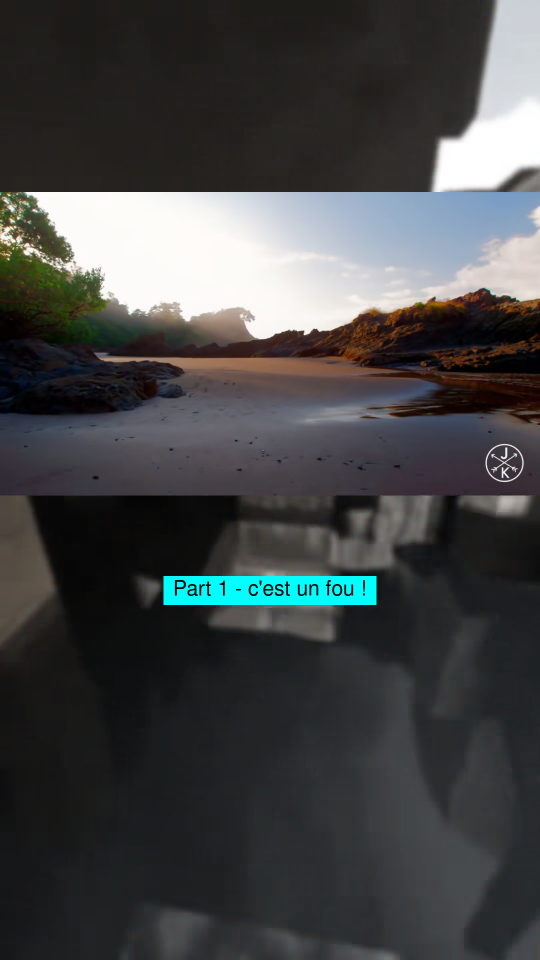
#> input picture sources/vlcsnap-2023-08-19-05h15m28s561.png, 1080 x 1920 px (shown at 1/2 size)
$ python -i Template.py   (imports and definitions only)
#> lines starting #> are read from the running program, lines starting #| are printed output that depends on the picture
#> further down, picture is the input picture: shape (1920, 1080, 3); mean B, G, R 70, 69.6, 67.8
import os
import random
from moviepy.editor import CompositeVideoClip, VideoFileClip, VideoClip, TextClip, clips_array, ColorClip
from moviepy.editor import *
from moviepy.config import change_settings
import scipy.ndimage
import shutil
import numpy as np
import sys
import cv2
import textwrap

# [1 line not run here, left out]
# Set the dimensions for a TikTok video (vertical orientation)
width = 1080 # width remains constant
height = 1920  # height for 9:16 aspect ratio
time_clip = 65
background_color = [220, 220, 220]
max_line_length = 24
fontsize = 64

# [18 lines left out: function background_txt_color, not called in this run]


# Define a custom blur function (box blur)
def blur(image):
    """ Returns a blurred (radius=2 pixels) version of the image with preserved color """
    blurred_red = scipy.ndimage.gaussian_filter(image[:, :, 0].astype(float), sigma=2)
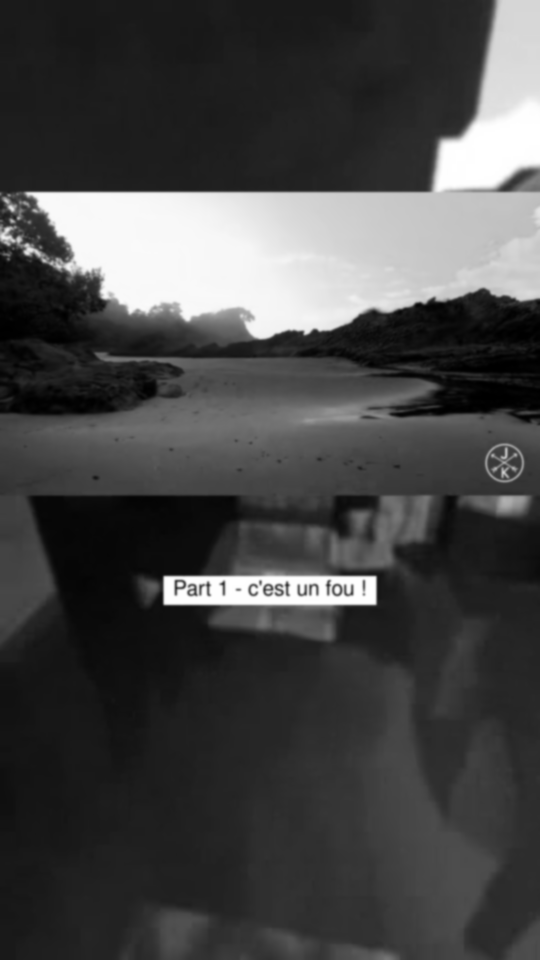
#> blurred_red: shape (1920, 1080) float64 (shown at 1/2 size); min 0.000372, max 255, mean 70
    blurred_green = scipy.ndimage.gaussian_filter(image[:, :, 1].astype(float), sigma=2)
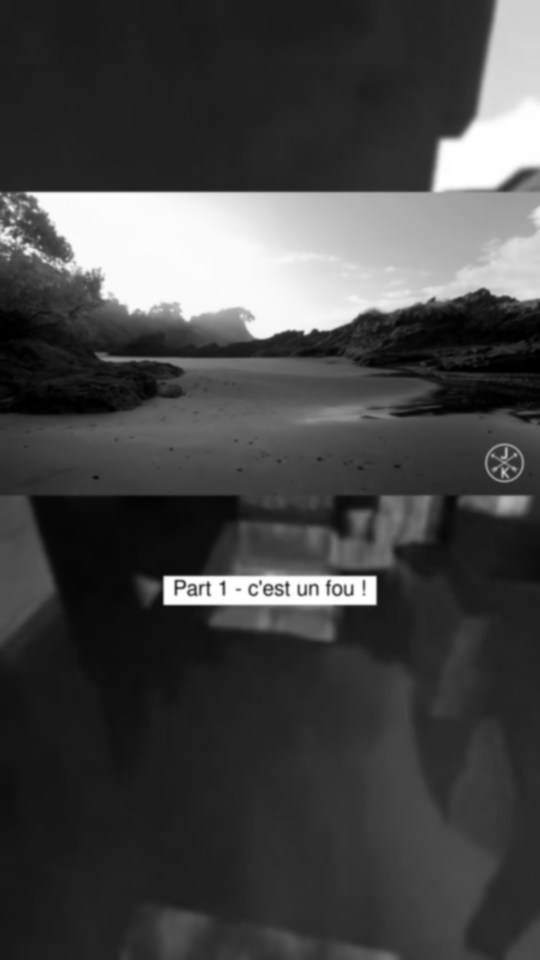
#> blurred_green: shape (1920, 1080) float64 (shown at 1/2 size); min 0.000502, max 255, mean 69.6
    blurred_blue = scipy.ndimage.gaussian_filter(image[:, :, 2].astype(float), sigma=2)
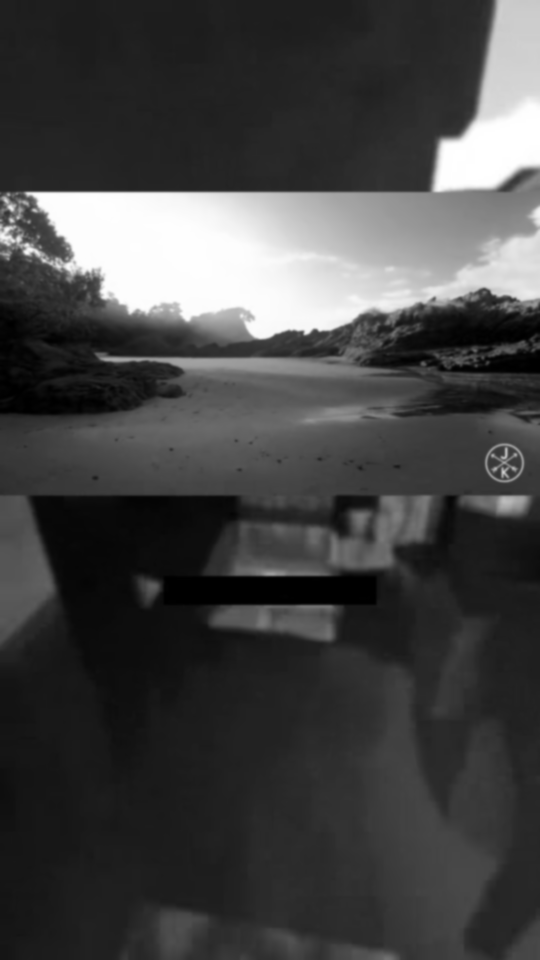
#> blurred_blue: shape (1920, 1080) float64 (shown at 1/2 size); min 0, max 255, mean 67.8

    blurred_image = np.stack((blurred_red, blurred_green, blurred_blue), axis=-1)

    return blurred_image

# [8 lines left out: function split_text, not called in this run]

# Create a function to generate the frame
def make_frame(t):
    frame = (background_color * np.ones((height, width, 3))).astype('uint8')  # White background
    return frame

# [163 lines left out: functions clip_text_generator, calculate_positions, Template, not called in this run]

def main():
    complete_video_path = os.path.join(os.getcwd(), "./videos")
    Template(complete_video_path, sys.argv[1], sys.argv[2], 0,0, sys.argv[3])

# [2 lines not run here, left out]

>>> import cv2
>>> picture = cv2.imread('sources/vlcsnap-2023-08-19-05h15m28s561.png')
>>> result = blur(picture)
